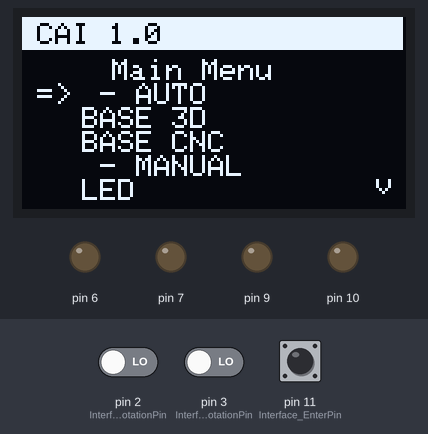
Bench run of a sketch on a simulated Arduino Nano, built with avr-gcc and run on an emulated ATmega328P. On the bench: 128×64 one-colour display, output pins drawn as LEDs (lit = HIGH). The test bench sets the inputs (shaded band); at power-on: pin 11 (Interface_EnterPin) HIGH, pin 2 (Interface_InrementRotationPin) LOW, pin 3 (Interface_DecrementRotationPin) LOW.

Above: at 3.4 s.
3.5 s: pin 11 (Interface_EnterPin) pulled LOW for 1 s
At 4.25 s:
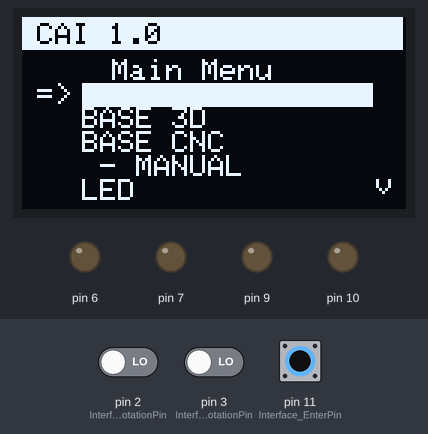
6.0 s: pin 2 (Interface_InrementRotationPin) driven HIGH
At 6.7 s:
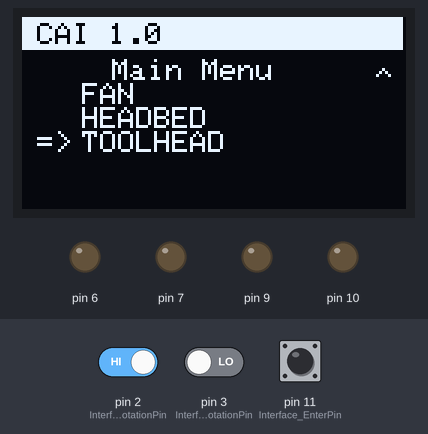
7.5 s: pin 11 (Interface_EnterPin) pulled LOW for 3.2 s
At 9.0 s:
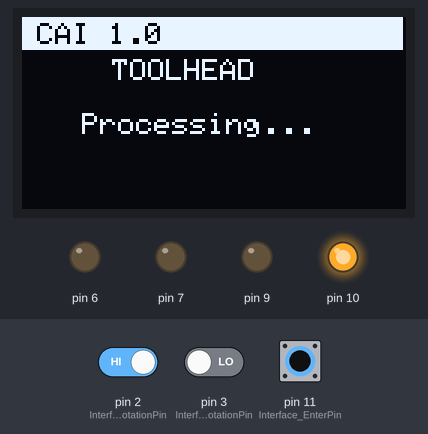
13.7 s: pin 11 (Interface_EnterPin) pulled LOW for 0.15 s
At 20.1 s:
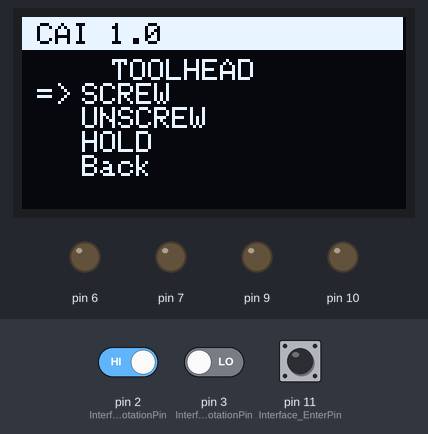
Timing chart, 0 to 20.4 s (numbered marks = the images above; inputs shaded):
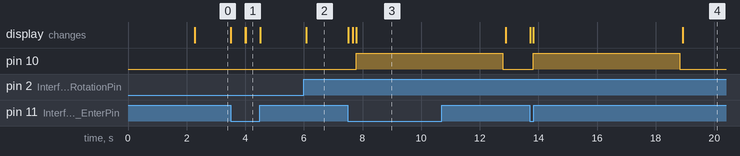

The sketch:

CAI.ino
```cpp
#include "CAI.h"
#include "ScreenDriver.h"
#include "RotaryButtonDriver.h"
#include "MenuController.h"
#include "Systems.h"

#pragma region Setup

ScreenDriver screenDriver = ScreenDriver();
RotaryButtonDriver rotaryButtonDriver(Interface_InrementRotationPin, Interface_DecrementRotationPin, Interface_EnterPin, IncrementFunc, DecrementFunc, EnterMenu);
MenuController menuController = MenuController();

uint8_t menuIndex = 1;
uint8_t currentMenuIndex = 0;

const MenuItem menuTree[MENU_TREE_SIZE] = USE_TREE;

#pragma endregion

#pragma region Base Methods

void setup()
{
#if SERIAL_PRINT
	Serial.flush();
	Serial.begin(115200);
	Serial.println(F("Warning: Serial print is on!"));
	Serial.println(F("Starting..."));
	delay(100);
#endif

	screenDriver.startDisplay();
	screenDriver.printIntro();
	screenDriver.printMenu(menuTree, MENU_TREE_SIZE, currentMenuIndex, menuIndex);
}

void loop() {
	rotaryButtonDriver.Tick();
	delay(10);
}

void IncrementFunc() {
	menuController.incrementMenuIndex(menuTree, MENU_TREE_SIZE, &currentMenuIndex, &menuIndex);
	screenDriver.printMenu(menuTree, MENU_TREE_SIZE, currentMenuIndex, menuIndex);
}

void DecrementFunc() {
	menuController.decrementMenuIndex(menuTree, MENU_TREE_SIZE, &currentMenuIndex, &menuIndex);
	screenDriver.printMenu(menuTree, MENU_TREE_SIZE, currentMenuIndex, menuIndex);
}

void EnterMenu() {
	screenDriver.printEnterMenu(menuTree, MENU_TREE_SIZE, currentMenuIndex, menuIndex);
	if (menuTree[menuIndex].command != NULL)
		screenDriver.printLoading();
	menuController.enterMenu(menuTree, MENU_TREE_SIZE, &currentMenuIndex, &menuIndex);
	screenDriver.printMenu(menuTree, MENU_TREE_SIZE, currentMenuIndex, menuIndex);
}

void backMethod() {
  int jumpCursor = 0;
  while (menuTree[jumpCursor].menuID != menuTree[menuIndex].parentID)
  {
    jumpCursor++;
    if (jumpCursor > MENU_TREE_SIZE)
      jumpCursor = 0;
  }

	while (menuTree[menuIndex].menuID != menuTree[currentMenuIndex].parentID)
  {
    menuIndex++;
    if (menuIndex > MENU_TREE_SIZE)
      menuIndex = 0;
  }
  currentMenuIndex = menuIndex;
  menuIndex = jumpCursor;
}

#pragma endregion
```

CAI.h
```cpp
#ifndef _CAI_h
#define _CAI_h

#if defined(ARDUINO) && ARDUINO >= 100
#include "arduino.h"
#else
#include "WProgram.h"
#endif

#define SERIAL_PRINT false
#define USE_TEXT_DEFAULTS true

#define DIGITAL_A 8
#define DIGITAL_B 7
#define DIGITAL_C 4

#define MOTOR_A_1 5
#define MOTOR_A_2 6

#define MOTOR_B_1 9
#define MOTOR_B_2 10

#define ANALOG_A A7
#define ANALOG_B A6

#define Interface_InrementRotationPin 2
#define Interface_DecrementRotationPin 3
#define Interface_EnterPin 11

void backMethod();
void IncrementFunc();
void DecrementFunc();
void EnterMenu();

#endif
```

Classes.cpp
```cpp
//
//
//

#include "Classes.h"
```

Classes.h
```cpp
// Classes.h

#ifndef _CLASSES_h
#define _CLASSES_h

#if defined(ARDUINO) && ARDUINO >= 100
#include "arduino.h"
#else
#include "WProgram.h"
#endif

#define FC(string_constant) (reinterpret_cast<const __FlashStringHelper *>(string_constant))

class MenuItem {
public:
	const uint8_t menuID;
	const uint8_t parentID;
	const __FlashStringHelper* name;
	void(*command)(void);

	MenuItem(const uint8_t menuID, const uint8_t parentID, const char* name, void(*command)(void))
		: command(command), name(FC(name)), menuID(menuID), parentID(parentID) {};
	MenuItem(const uint8_t menuID, const uint8_t parentID, const __FlashStringHelper* name, void(*command)(void))
		: command(command), name(name), menuID(menuID), parentID(parentID) {};
};

#endif
```

MenuController.cpp
```cpp
#include "MenuController.h"

void MenuController::incrementMenuIndex(const MenuItem menuTree[], const uint8_t treeSize, uint8_t* currentMenuIndex, uint8_t* menuIndex)
{
	incrememtIndex(treeSize, menuIndex);
	while (menuTree[*menuIndex].parentID != menuTree[*currentMenuIndex].menuID)
	{
		incrememtIndex(treeSize, menuIndex);
	}
}

void MenuController::decrementMenuIndex(const MenuItem menuTree[], const uint8_t treeSize, uint8_t* currentMenuIndex, uint8_t* menuIndex)
{
	decrememtIndex(treeSize, menuIndex);
	while (menuTree[*menuIndex].parentID != menuTree[*currentMenuIndex].menuID)
	{
		decrememtIndex(treeSize, menuIndex);
	}
}

void MenuController::enterMenu(const MenuItem menuTree[], const uint8_t treeSize, uint8_t* currentMenuIndex, uint8_t* menuIndex)
{
	if (menuTree[*menuIndex].command == NULL)
	{
		*currentMenuIndex = *menuIndex;
		//*menuIndex = 0;
		incrementMenuIndex(menuTree, treeSize, currentMenuIndex, menuIndex);
	}
	else
	{
		menuTree[*menuIndex].command();
		//*menuIndex = 0;
		//incrementMenuIndex(menuTree, treeSize, currentMenuIndex, menuIndex);
	}
}

void MenuController::incrememtIndex(uint8_t const treeSize, uint8_t* menuIndex)
{
	if (*menuIndex == treeSize)
		*menuIndex = 0;
	else
		(*menuIndex)++;
}

void MenuController::decrememtIndex(uint8_t const treeSize, uint8_t* menuIndex)
{
	if (*menuIndex == 0)
		*menuIndex = treeSize - 1;
	else
		(*menuIndex)--;
}
```

MenuController.h
```cpp
// MenuController.h

#ifndef _MENUCONTROLLER_h
#define _MENUCONTROLLER_h

#if defined(ARDUINO) && ARDUINO >= 100
	#include "arduino.h"
#else
	#include "WProgram.h"
#endif

#ifndef _CLASSES_h
	#include "Classes.h"
#endif

class MenuController {
private:
	void MenuController::incrememtIndex(const uint8_t treeSize, uint8_t* menuIndex);
	void MenuController::decrememtIndex(const uint8_t treeSize, uint8_t* menuIndex);

public:
	MenuController(){};

	void MenuController::incrementMenuIndex(const MenuItem menuTree[], const uint8_t treeSize, uint8_t* currentMenuIndex, uint8_t* menuIndex);
	void MenuController::decrementMenuIndex(const MenuItem menuTree[], const uint8_t treeSize, uint8_t* currentMenuIndex, uint8_t* menuIndex);
	void MenuController::enterMenu(const MenuItem menuTree[], const uint8_t treeSize, uint8_t* currentMenuIndex, uint8_t* menuIndex);
};

#endif
```

Systems.cpp
```cpp
#include "Systems.h"
#include "ModuleDrivers.h"

void motorDriver(DualModuleDriver driver, bool dirA, bool dirB, int holdFor);
void motorDriverAnalog(DualModuleDriver driver, int dirA, int dirB, int holdFor);

#define screwUnscrewTime 5000

ModuleDriver DigitalADriver(DIGITAL_C);
ModuleDriver DigitalBDriver(DIGITAL_B);

DualModuleDriver HeadbedDriver(MOTOR_A_1, MOTOR_A_2);
DualModuleDriver ToolheadDriver(MOTOR_B_1, MOTOR_B_2);

void base3DPrint()
{
	turnLEDON();
	turnFANON();
	screwHeadbed();
	screwToolhead();
}

void baseCNC()
{
	turnLEDON();
	screwHeadbed();
	screwToolhead();
}

void turnLEDON()
{
	DigitalADriver.digitalSwitch(1);
}

void turnLEDOFF()
{
	DigitalADriver.digitalSwitch(0);
}

void turnFANON()
{
	DigitalBDriver.digitalSwitch(1);
}

void turnFANOFF()
{
	DigitalBDriver.digitalSwitch(0);
}

void screwHeadbed() {
	motorDriver(HeadbedDriver, 0, 1, screwUnscrewTime);
}

void unScrewHeadbed() {
	motorDriver(HeadbedDriver, 1, 0, screwUnscrewTime);
}

void screwToolhead() {
	motorDriver(ToolheadDriver, 0, 1, screwUnscrewTime);
}

void unScrewToolhead() {
	motorDriver(ToolheadDriver, 1, 0 , screwUnscrewTime);
}

void holdScrewToolhead() {
	bool continueLoop = true;
	while (continueLoop) {
		motorDriverAnalog(ToolheadDriver, 0, 128, 500);
		for (int i = 0; i < 100; i++)
		{
			if (digitalRead(Interface_EnterPin) == 0) {
				continueLoop = false;
				break;
			}
			delay(100);
		}
	}
}


void motorDriver(DualModuleDriver driver, bool dirA, bool dirB, int holdFor) {
	driver.motorControllerDigital(dirA, dirB);
	if (holdFor != 0) {
		delay(holdFor);
		driver.motorControllerDigital(0, 0);
	}
}

void motorDriverAnalog(DualModuleDriver driver, int dirA, int dirB, int holdFor) {
	driver.motorControllerAnalog(dirA, dirB);
	if (holdFor != 0) {
		delay(holdFor);
		driver.motorControllerDigital(0, 0);
	}
}

void title() {}
```

Systems.h
```cpp
// Systems.h

#ifndef _SYSTEMS_h
#define _SYSTEMS_h

#if defined(ARDUINO) && ARDUINO >= 100
	#include "arduino.h"
#else
	#include "WProgram.h"
#endif

#ifndef _CAI_h
	#include "CAI.h"
#endif

#ifndef _CLASSES_h
	#include "Classes.h"
#endif

void turnLEDON();
void turnLEDOFF();
void turnFANON();
void turnFANOFF();
void screwHeadbed();
void unScrewHeadbed();
void screwToolhead();
void unScrewToolhead();
void holdScrewToolhead();
void base3DPrint();
void baseCNC();
void title();

const char PROGMEM TEXT_MAINMENU[] = "Main Menu";
const char PROGMEM TEXT_ON[] = "On";
const char PROGMEM TEXT_OFF[] = "Off";
const char PROGMEM TEXT_BACK[] = "Back";
const char PROGMEM TEXT_SCREW[] = "SCREW";
const char PROGMEM TEXT_UNSCREW[] = "UNSCREW";
const char PROGMEM TEXT_HOLD[] = "HOLD";

const char PROGMEM TEXT_AUTO[] = " - AUTO";
const char PROGMEM TEXT_MANUAL[] = " - MANUAL";

const char PROGMEM TEXT_LED[] = "LED";
const char PROGMEM TEXT_FAN[] = "FAN";
const char PROGMEM TEXT_HEADBED[] = "HEADBED";
const char PROGMEM TEXT_TOOLHEAD[] = "TOOLHEAD";

const char PROGMEM TEXT_BASE3D[] = "BASE 3D";
const char PROGMEM TEXT_BASECNC[] = "BASE CNC";

#define MENU_TREE_SIZE 22
#define USE_TREE {									\
	{0, -1, TEXT_MAINMENU, NULL},					\
		{ 1,0, TEXT_AUTO, title },					\
		{ 2,0, TEXT_BASE3D, base3DPrint },			\
		{ 3,0, TEXT_BASECNC, baseCNC },				\
		{ 4,0, TEXT_MANUAL, title },				\
		{ 5,0, TEXT_LED, NULL },					\
			{ -1,5, TEXT_ON, turnLEDON },			\
			{ -1,5, TEXT_OFF, turnLEDOFF },			\
			{ -1,5, TEXT_BACK, backMethod },		\
		{ 6,0, TEXT_FAN, NULL },					\
			{ -1,6, TEXT_ON, turnFANON },			\
			{ -1,6, TEXT_OFF, turnFANOFF },			\
			{ -1,6, TEXT_BACK, backMethod },		\
		{ 7,0, TEXT_HEADBED, NULL },				\
			{ -1,7, TEXT_SCREW, screwHeadbed },		\
			{ -1,7, TEXT_UNSCREW, unScrewHeadbed },	\
			{ -1,7, TEXT_BACK, backMethod },		\
		{ 8,0, TEXT_TOOLHEAD, NULL },				\
			{ -1,8, TEXT_SCREW, screwToolhead },	\
			{ -1,8, TEXT_UNSCREW, unScrewToolhead },\
			{ -1,8, TEXT_HOLD, holdScrewToolhead },	\
			{ -1,8, TEXT_BACK, backMethod },		\
}													\

#endif
```

ModuleDrivers.cpp
```cpp
#include "ModuleDrivers.h"

void ModuleDriver::digitalSwitch(bool state) {
#if SERIAL_PRINT
	Serial.print(F("Digital Switch( Pin: "));
	Serial.print(pin);
	Serial.print(F(" State: "));
	Serial.print(state);
	Serial.println(F(" )"));
#endif
	digitalWrite(pin, state);
}

void ModuleDriver::analogSwitch(uint8_t value) {
#if SERIAL_PRINT
	Serial.print(F("Analog Switch( Pin: "));
	Serial.print(pin);
	Serial.print(F(" Value: "));
	Serial.print(value);
	Serial.println(F(" )"));
#endif
	analogWrite(pin, value);
}

void DualModuleDriver::motorControllerDigital(bool valueA, bool valueB) {
#if SERIAL_PRINT
	Serial.println(F("Digital Motor Switch"));
#endif
	driverA.digitalSwitch(valueA);
	driverB.digitalSwitch(valueB);
}

void DualModuleDriver::motorControllerAnalog(uint8_t valueA, uint8_t valueB) {
#if SERIAL_PRINT
	Serial.println(F("Analog Motor Switch"));
#endif
	driverA.analogSwitch(valueA);
	driverB.analogSwitch(valueB);
}
```

ModuleDrivers.h
```cpp
// ModuleDrivers.h

#ifndef _MODULEDRIVERS_h
#define _MODULEDRIVERS_h

#if defined(ARDUINO) && ARDUINO >= 100
	#include "arduino.h"
#else
	#include "WProgram.h"
#endif

#ifndef _CAI_h
	#include "CAI.h"
#endif

class ModuleDriver {
private:
	uint8_t pin;
public:
	ModuleDriver(uint8_t pin) : pin(pin) {
		pinMode(pin, OUTPUT);
	};

	void ModuleDriver::digitalSwitch(bool state);
	void ModuleDriver::analogSwitch(uint8_t value);
};

class DualModuleDriver {
private:
	ModuleDriver driverA;
	ModuleDriver driverB;

public:
	DualModuleDriver(uint8_t pinA, uint8_t pinB) : driverA(ModuleDriver(pinA)), driverB(ModuleDriver(pinB)) {};

	void DualModuleDriver::motorControllerDigital(bool valueA, bool valueB);
	void DualModuleDriver::motorControllerAnalog(uint8_t valueA, uint8_t valueB);
};

#endif
```

RotaryButtonDriver.cpp
```cpp
#include "RotaryButtonDriver.h"

void RotaryButtonDriver::Tick()
{
    if (digitalRead(enterPin) == 0)
        enterFuncPtr();

    bool newflagA = digitalRead(incrememtPin);

    if ((flagA == LOW) && (newflagA == HIGH)) {
        if (digitalRead(decrememtPin) == HIGH)
            incrementFuncPtr();
        else
            decrementFuncPtr();
    }

    flagA = newflagA;
}
```

RotaryButtonDriver.h
```cpp
// RotaryButtonDriver.h

#ifndef _ROTARYBUTTONDRIVER_h
#define _ROTARYBUTTONDRIVER_h

#if defined(ARDUINO) && ARDUINO >= 100
	#include "arduino.h"
#else
	#include "WProgram.h"
#endif

#ifndef _CLASSES_h
	#include "Classes.h"
#endif

class RotaryButtonDriver {
private:
	const uint8_t incrememtPin;
	const uint8_t decrememtPin;
	const uint8_t enterPin;
	bool flagA;
	void (*enterFuncPtr)();
	void (*incrementFuncPtr)();
	void (*decrementFuncPtr)();

public:
	RotaryButtonDriver(uint8_t incrememtPin, uint8_t decrememtPin, uint8_t enterPin, void (*incrementFunc)(), void (*decrementFunc)(), void (*enterFunc)())
		: incrememtPin(incrememtPin), decrememtPin(decrememtPin), enterPin(enterPin)
	{
		pinMode(incrememtPin, INPUT);
		pinMode(decrememtPin, INPUT);
		pinMode(enterPin, INPUT_PULLUP);

		enterFuncPtr = enterFunc;
		incrementFuncPtr = incrementFunc;
		decrementFuncPtr = decrementFunc;

		flagA = digitalRead(incrememtPin);
	};

	void RotaryButtonDriver::Tick();
};

#endif
```

ScreenDriver.h
```cpp
// ScreenDriver.h

#ifndef _SCREENDRIVER_h
#define _SCREENDRIVER_h

#ifndef _CLASSES_h
	#include "Classes.h"
#endif

#ifndef _CAI_h
	#include "CAI.h"
#endif

struct Rectangle {
	uint8_t x;
	uint8_t y;
	uint8_t width;
	uint8_t height;
};

const uint8_t screenWidth = 128;
const uint8_t screenHeight = 64;
const uint8_t fontHeight = 8;
const uint8_t fontWidth = 5;
static const uint8_t menuLength = 5;
const Rectangle headerRect = { 0, 0, 127, 11 };
const Rectangle cursorRect = { 0, 22, 19, 41 };
const Rectangle menuHeaderRect = { 20, 12, 97, 9 };
const Rectangle menuItemsRect = { 20, 22, 97, 41 };
const Rectangle pageArrowRect = { 118, 12, 9, 51 };

class ScreenDriver {
private:
	uint8_t currentX = 0;
	uint8_t currentY = 0;

	uint8_t lastMenu = 0;
	uint8_t lastCursorIndex = 0;
	uint8_t lastMenuIndex = -1;
	Rectangle lastRect = {};
	uint8_t menuBuffer[menuLength];

	void ScreenDriver::setVCursor(uint8_t x = 0, uint8_t y = 0);
	void ScreenDriver::printRect(Rectangle rect, uint8_t color);

	void ScreenDriver::printText(const __FlashStringHelper* text, Rectangle drawRect, uint8_t xOffset = 0, uint8_t yOffset = 0, uint8_t frontColor = 1, uint8_t backColor = 0);
	void ScreenDriver::printTextln(const __FlashStringHelper* text, Rectangle drawRect, uint8_t xOffset = 0, uint8_t yOffset = 0, uint8_t frontColor = 1, uint8_t backColor = 0);

	void ScreenDriver::printHeader();
	void ScreenDriver::printMenuHeader(const MenuItem menuTree[], uint8_t currentMenuIndex);
	void ScreenDriver::printMenuItems(const MenuItem menuTree[], uint8_t currentMenuIndex, uint8_t printArrowPage, uint8_t printMenuIndex, uint8_t printArrowIndex);
	void ScreenDriver::hightlightMenuItem(uint8_t currentMenuIndex, uint8_t printArrowIndex, uint8_t printArrowPageIndex);
	void ScreenDriver::printCursor(uint8_t currentMenuIndex, uint8_t printArrowIndex, uint8_t printArrowPageIndex);
	void ScreenDriver::printPageArrows(uint8_t currentMenuIndex, uint8_t printArrowPage, uint8_t printMenuPage);

	void ScreenDriver::setTextSettings(uint8_t x, uint8_t y, uint8_t frontColor = 1, uint8_t backColor = 0);

public:
	ScreenDriver(){};

	void ScreenDriver::startDisplay();
	void ScreenDriver::printMenu(const MenuItem menuTree[], const uint8_t treeSize, uint8_t currentMenuIndex, uint8_t menuIndex, bool isClick = false);
	void ScreenDriver::printEnterMenu(const MenuItem menuTree[], const uint8_t treeSize, uint8_t currentMenuIndex, uint8_t menuIndex);
	void ScreenDriver::printIntro();
	void ScreenDriver::printLoading();
};

#endif
```

Source omitted: ScreenDriver.cpp (6106 bytes), glcdfont.h (data table, 8556 bytes)

Measured:
- after the input at 3.5 s, the display: changes at once (image 1)
- after the input at 6.0 s, the display: changes after 0.08 s (image 2)
- after the input at 7.5 s, pin 10: LOW → HIGH after 0.28 s, → LOW 5.0 s later; the display: first changes at once (image 3 shows a later state)
- after the input at 13.7 s, pin 10: LOW → HIGH after 0.12 s, → LOW 5.0 s later; the display: first changes at once (image 4 shows a later state)
